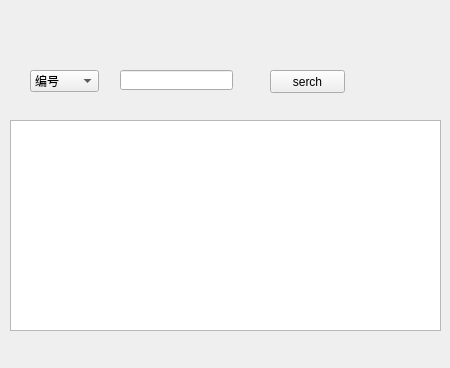
<?xml version="1.0" encoding="UTF-8"?>
<ui version="4.0">
 <class>serch_sensor</class>
 <widget class="QWidget" name="serch_sensor">
  <property name="geometry">
   <rect>
    <x>0</x>
    <y>0</y>
    <width>450</width>
    <height>368</height>
   </rect>
  </property>
  <property name="windowTitle">
   <string>Form</string>
  </property>
  <widget class="QTableView" name="tableView">
   <property name="geometry">
    <rect>
     <x>10</x>
     <y>120</y>
     <width>431</width>
     <height>211</height>
    </rect>
   </property>
  </widget>
  <widget class="QComboBox" name="comboBox">
   <property name="geometry">
    <rect>
     <x>30</x>
     <y>70</y>
     <width>69</width>
     <height>22</height>
    </rect>
   </property>
   <item>
    <property name="text">
     <string>编号</string>
    </property>
   </item>
   <item>
    <property name="text">
     <string>型号</string>
    </property>
   </item>
   <item>
    <property name="text">
     <string>生产厂家</string>
    </property>
   </item>
   <item>
    <property name="text">
     <string>波长/伸缩值/初值</string>
    </property>
   </item>
  </widget>
  <widget class="QLineEdit" name="lineEdit">
   <property name="geometry">
    <rect>
     <x>120</x>
     <y>70</y>
     <width>113</width>
     <height>20</height>
    </rect>
   </property>
  </widget>
  <widget class="QPushButton" name="pushButton">
   <property name="geometry">
    <rect>
     <x>270</x>
     <y>70</y>
     <width>75</width>
     <height>23</height>
    </rect>
   </property>
   <property name="text">
    <string>serch</string>
   </property>
  </widget>
 </widget>
 <resources/>
 <connections/>
</ui>
